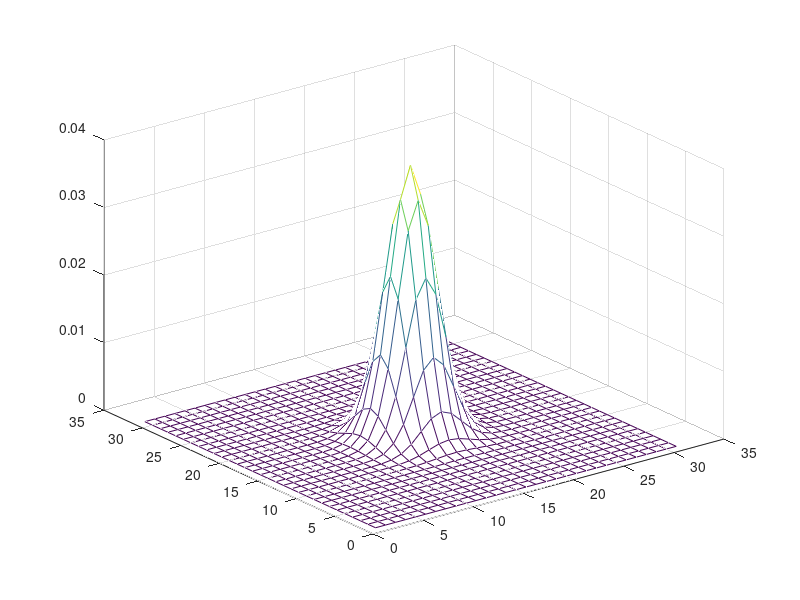
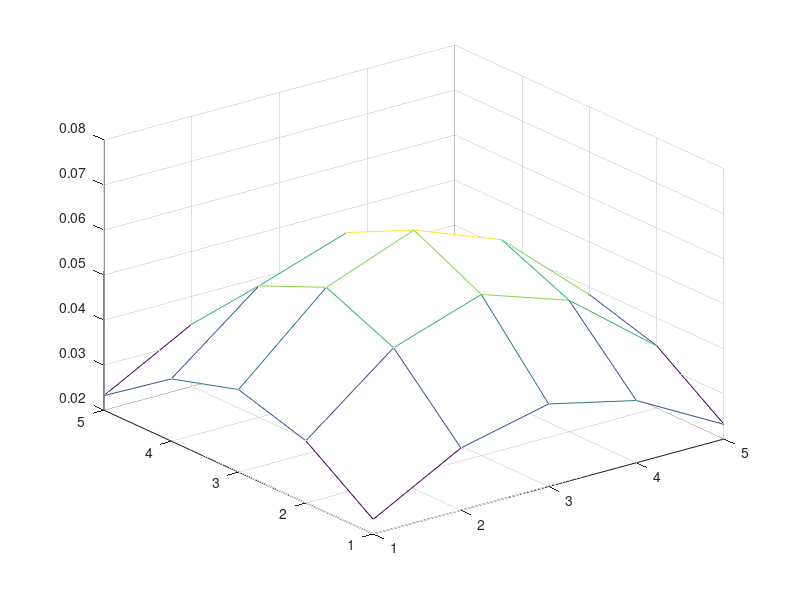

The MATLAB source for these figures, in order: (Note: this script raises an error after producing the figures.)
% Experiment 3 - LINEAR FILTERING

% part (a)

[x,y] = meshgrid(-2:2, -2:2); % creates a cartesian grid in space
[x1,y1] = meshgrid(-15:15, -15:15);
sigma1 = 1.0; % initialising sigma value for first filter
sigma2 = 2.0; % initialising sigma value for second filter

filter1 = (1/(2*pi*sigma2^2)) * exp(-((x1.^2+y1.^2)/(2*sigma2^2))); % formula for first gaussian filter
filter1 = filter1./sum(filter1(:)); % normalising first gaussian filter

filter2 = (1/(2*pi*sigma2^2)) * exp(-((x.^2+y.^2)/(2*sigma2^2))); % formula for second gaussian filter
filter2 = filter2./sum(filter2(:)); % normalising second gaussian filter

% displaying the filters as meshes:
figure('name', 'First Filter with sigma 1');
mesh(filter1);
figure('name', 'Second Filter with sigma 2');
mesh(filter2);


% part (b)

im = imread('images/ntu-gn.jpg'); % reading image with additive gaussian noise
figure('name', 'Original Image with Additive Gaussian Noise');
imshow(im)


% part (c)
im_filter1 = conv2(im, filter1); % convulation using first filter
im_filter2 = conv2(im, filter2); % convulation using second filter
im_filter1 = uint8(im_filter1); % converting from double to uint8
im_filter2 = uint8(im_filter2); % converting from double to uint8
figure('name', 'Additive Gaussian Noise - Filter1');
imshow(im_filter1)
figure('name', 'Additive Gaussian Noise - Filter2');
imshow(im_filter2)